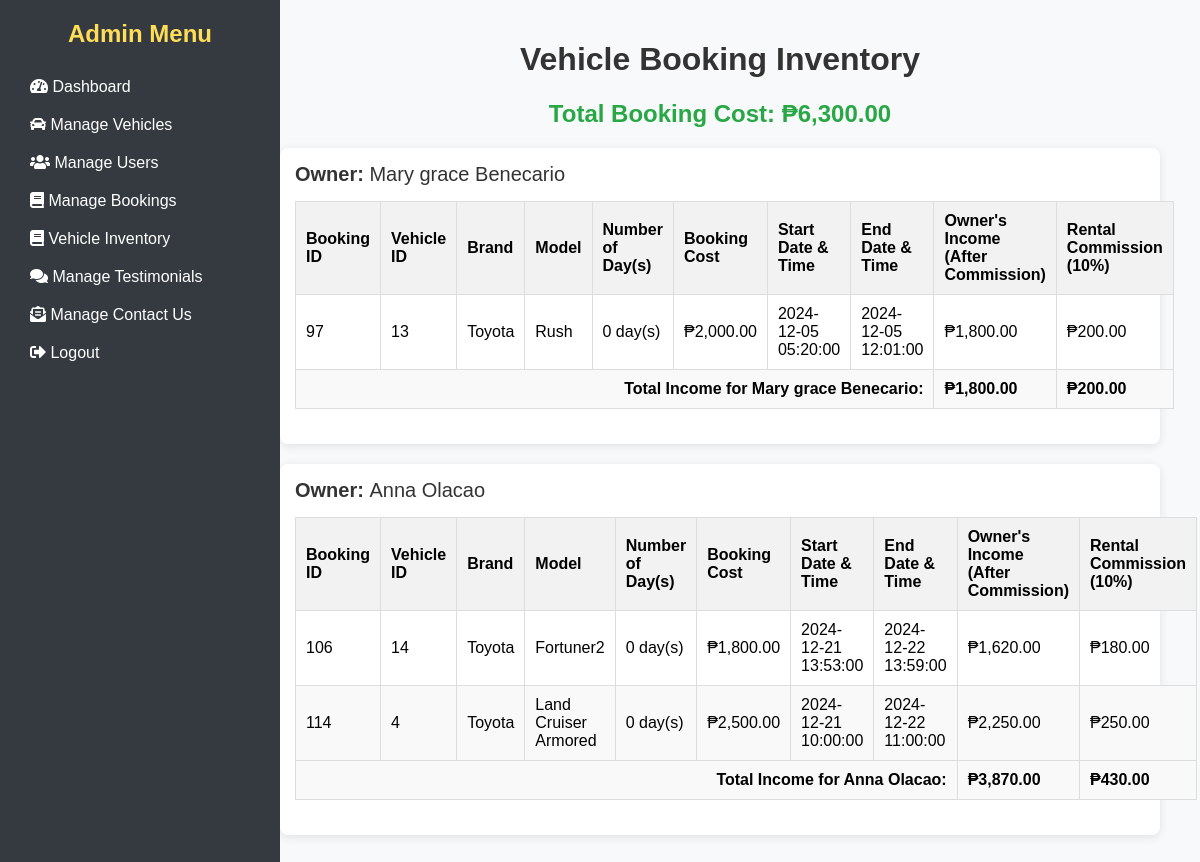
The page /vehicle_inventory.php on the database its author committed.
### tables this page shows
CREATE TABLE `bookings` (
  `booking_id` int(11) NOT NULL,
  `vehicle_id` int(11) NOT NULL,
  `username` varchar(100) NOT NULL,
  `fullname` varchar(100) NOT NULL,
  `complete_address` varchar(255) NOT NULL,
  `mobile` varchar(15) NOT NULL,
  `pickup_location` varchar(255) NOT NULL,
  `dropoff_location` varchar(255) NOT NULL,
  `status` enum('pending','confirmed','cancelled','completed') NOT NULL DEFAULT 'pending',
  `start_date_and_time` datetime DEFAULT NULL,
  `end_date_and_time` datetime DEFAULT NULL,
  `created_at` timestamp NOT NULL DEFAULT current_timestamp(),
  `number_of_day` int(255) NOT NULL,
  `total_cost` decimal(10,2) NOT NULL,
  `proof_payment` varchar(255) DEFAULT NULL,
  `payment_method` varchar(250) DEFAULT NULL,
  `code` varchar(250) DEFAULT NULL
);

CREATE TABLE `vehicles` (
  `vehicle_id` int(11) NOT NULL,
  `plate_number` varchar(20) NOT NULL,
  `brand` varchar(50) DEFAULT NULL,
  `model` varchar(50) NOT NULL,
  `year` int(11) NOT NULL,
  `status` enum('available','unavailable') NOT NULL,
  `price_per_day` decimal(10,2) NOT NULL,
  `owner` varchar(255) NOT NULL,
  `driver_name` varchar(50) NOT NULL,
  `vehicle_image` varchar(255) NOT NULL,
  `description` text DEFAULT NULL,
  `purpose` enum('TOYOTA','FORD','NISSAN','HYUNDAI','MITSUBISHI') NOT NULL
);

### vehicle_inventory.php (the view, shortened to what this page needs)
<?php
$servername = "localhost";
$username = "root";
$password = "";
$dbname = "vehicle_rental_system";
try {
    $pdo = new PDO("mysql:host=$servername;dbname=$dbname;charset=utf8", $username, $password);
    $pdo->setAttribute(PDO::ATTR_ERRMODE, PDO::ERRMODE_EXCEPTION);
    $stmt = $pdo->prepare("SELECT b.booking_id, b.vehicle_id, b.number_of_day, b.total_cost, b.start_date_and_time, b.end_date_and_time,
                                  v.brand, v.model, v.owner, v.price_per_day
                           FROM bookings b
                           JOIN vehicles v ON b.vehicle_id = v.vehicle_id
                           WHERE b.status IN ('confirmed', 'completed')");
    $stmt->execute();
    $bookings = $stmt->fetchAll(PDO::FETCH_ASSOC);
    $commission_rate = 0.10;
    $total_cost = 0;
    $owners_vehicles = [];
    foreach ($bookings as $booking) {
        $owner = $booking['owner'];
        if (!isset($owners_vehicles[$owner])) {
            $owners_vehicles[$owner] = [];
        }
        $owners_vehicles[$owner][] = $booking;
        $total_cost += $booking['total_cost'];
    }
} catch (PDOException $e) {
    echo "Error: " . $e->getMessage();
    exit;
}
?>
<!DOCTYPE html>
<html lang="en">
<head>
    <link rel="stylesheet" href="https://cdnjs.cloudflare.com/ajax/libs/font-awesome/5.15.3/css/all.min.css">
</head>
<body>
    <div class="sidebar">
        <h2>Admin Menu</h2>
        <ul class="nav flex-column">
            <li class="nav-item"><a class="nav-link" href="admin_dashboard.php"><i class="fas fa-tachometer-alt"></i> Dashboard</a></li>
            <li class="nav-item"><a class="nav-link" href="manage_vehicles.php"><i class="fas fa-car"></i> Manage Vehicles</a></li>
            <li class="nav-item"><a class="nav-link" href="manage_users.php"><i class="fas fa-users"></i> Manage Users</a></li>
            <li class="nav-item"><a class="nav-link" href="manage_bookings.php"><i class="fas fa-book"></i> Manage Bookings</a></li>
            <li class="nav-item"><a class="nav-link" href="vehicle_inventory.php"><i class="fas fa-book"></i> Vehicle Inventory</a></li>
            <li class="nav-item"><a class="nav-link" href="manage_testimonials.php"><i class="fas fa-comments"></i> Manage Testimonials</a></li>
            <li class="nav-item"><a class="nav-link" href="manage_contact_us.php"><i class="fas fa-envelope-open-text"></i> Manage Contact Us</a></li>
            <li class="nav-item"><a class="nav-link" href="logout.php"><i class="fas fa-sign-out-alt"></i> Logout</a></li>
        </ul>
    </div>
    <div class="content">
        <h1>Vehicle Booking Inventory</h1>
        <h2>Total Booking Cost: ₱<?php echo number_format($total_cost, 2); ?></h2>
        <?php foreach ($owners_vehicles as $owner => $vehicles): ?>
            <div class="owner-container">
                <div class="owner-header">
                    <strong>Owner: </strong><?php echo htmlspecialchars($owner); ?>
                </div>
                <table class="vehicle-table">
                    <thead>
                        <tr>
                            <th>Booking ID</th>
                            <th>Vehicle ID</th>
                            <th>Brand</th>
                            <th>Model</th>
                            <th>Number of Day(s)</th>
                            <th>Booking Cost</th>
                            <th>Start Date & Time</th>
                            <th>End Date & Time</th>
                            <th>Owner's Income (After Commission)</th>
                            <th>Rental Commission (10%)</th>
                        </tr>
                    </thead>
                    <tbody>
                        <?php
                        $owner_total_income = 0;
                        $owner_total_commission = 0;
                        foreach ($vehicles as $vehicle):
                            $commission = $vehicle['total_cost'] * $commission_rate;
                            $owner_income = $vehicle['total_cost'] - $commission;
                            $owner_total_income += $owner_income;
                            $owner_total_commission += $commission;
                        ?>
                            <tr>
                                <td><?php echo htmlspecialchars($vehicle['booking_id']); ?></td>
                                <td><?php echo htmlspecialchars($vehicle['vehicle_id']); ?></td>
                                <td><?php echo htmlspecialchars($vehicle['brand']); ?></td>
                                <td><?php echo htmlspecialchars($vehicle['model']); ?></td>
                                <td><?php echo htmlspecialchars($vehicle['number_of_day']); ?> day(s)</td>
                                <td>₱<?php echo number_format($vehicle['total_cost'], 2); ?></td>
                                <td><?php echo htmlspecialchars($vehicle['start_date_and_time']); ?></td>
                                <td><?php echo htmlspecialchars($vehicle['end_date_and_time']); ?></td>
                                <td>₱<?php echo number_format($owner_income, 2); ?></td>
                                <td>₱<?php echo number_format($commission, 2); ?></td>
                            </tr>
                        <?php endforeach; ?>
                        <tr class="total-row">
                            <td colspan="8" style="text-align: right; font-weight: bold;">Total Income for <?php echo htmlspecialchars($owner); ?>:</td>
                            <td>₱<?php echo number_format($owner_total_income, 2); ?></td>
                            <td>₱<?php echo number_format($owner_total_commission, 2); ?></td>
                        </tr>
                    </tbody>
                </table>
            </div>
        <?php endforeach; ?>
    </div>
</body>
</html>

### vehicle_inventory.php (style rules this page uses)
body { font-family: Arial, sans-serif; background-color: #f8f9fa; margin: 0; }
.sidebar { width: 240px; background-color: #343a40; color: #fff; padding: 20px; position: fixed; top: 0; left: 0; height: 100%; overflow-y: auto; }
.sidebar h2 { margin-top: 0; font-size: 1.5rem; color: #ffdd57; }
.sidebar ul { list-style-type: none; padding: 0; }
.sidebar a { color: #fff; text-decoration: none; display: block; padding: 10px; border-radius: 5px; transition: background-color 0.3s; }
.content { margin-left: 240px; padding: 20px; }
h1 { text-align: center; color: #333; }
h2 { text-align: center; color: #28a745; }
.owner-container { margin: 20px; padding: 15px; background-color: #fff; box-shadow: 0 2px 10px rgba(0, 0, 0, 0.1); border-radius: 8px; }
.owner-header { font-size: 1.25rem; color: #333; margin-bottom: 15px; }
.vehicle-table { width: 100%; border-collapse: collapse; margin-bottom: 20px; }
.vehicle-table th, .vehicle-table td { padding: 10px; text-align: left; border: 1px solid #ddd; }
.vehicle-table th { background-color: #f2f2f2; }
.vehicle-table tr:nth-child(even) { background-color: #f9f9f9; }
.total-row { font-weight: bold; background-color: #f9f9f9; }

### rows shown on the page
bookings: booking_id "97", vehicle "13", vehicle.brand "Toyota", vehicle.model "Rush", number_of_day "0", total_cost "2,000.00", start_date_and_time "2024-12-05 05:20:00", end_date_and_time "2024-12-05 12:01:00", total_cost "1,800.00", total_cost "200.00"
bookings: vehicle.owner "Anna Olacao", booking_id "114", vehicle "4", vehicle.brand "Toyota", vehicle.model "Land Cruiser Armored", number_of_day "0", total_cost "2,500.00", start_date_and_time "2024-12-21 10:00:00", end_date_and_time "2024-12-22 11:00:00", total_cost "2,250.00", total_cost "250.00", owner_total_income "3,870.00", owner_total_commission "430.00"
bookings: booking_id "106", vehicle "14", vehicle.brand "Toyota", vehicle.model "Fortuner2", number_of_day "0", total_cost "1,800.00", start_date_and_time "2024-12-21 13:53:00", end_date_and_time "2024-12-22 13:59:00", total_cost "1,620.00", total_cost "180.00"

### other values the page prints
$total_cost "6,300.00"
$owner "Mary grace Benecario"
$owner_total_income "1,800.00"
$owner_total_commission "200.00"
